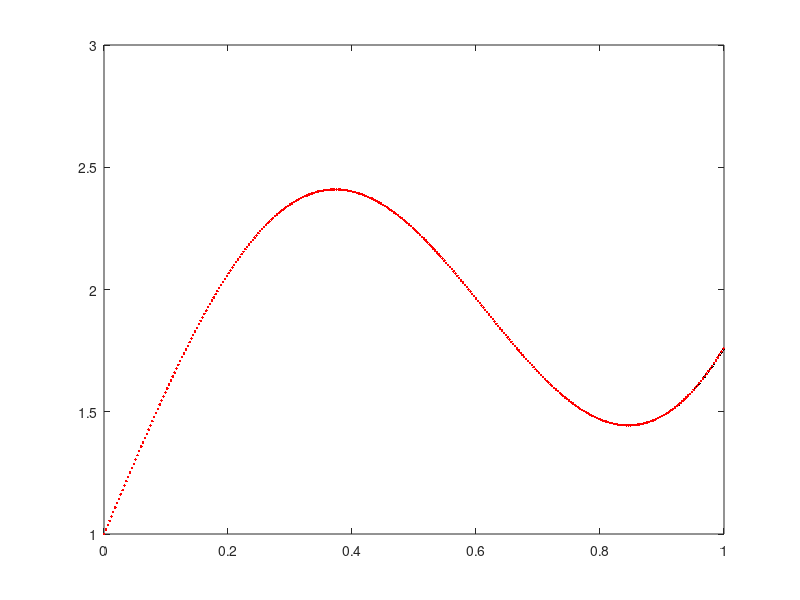
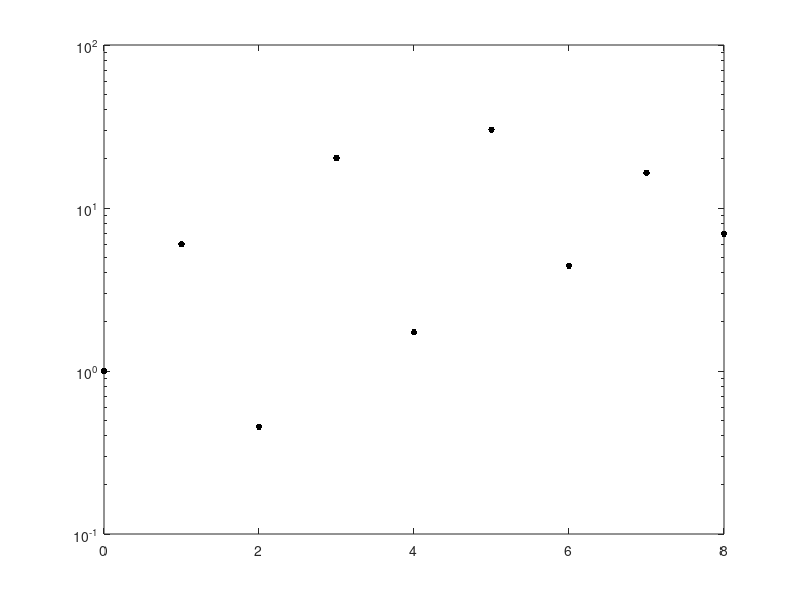
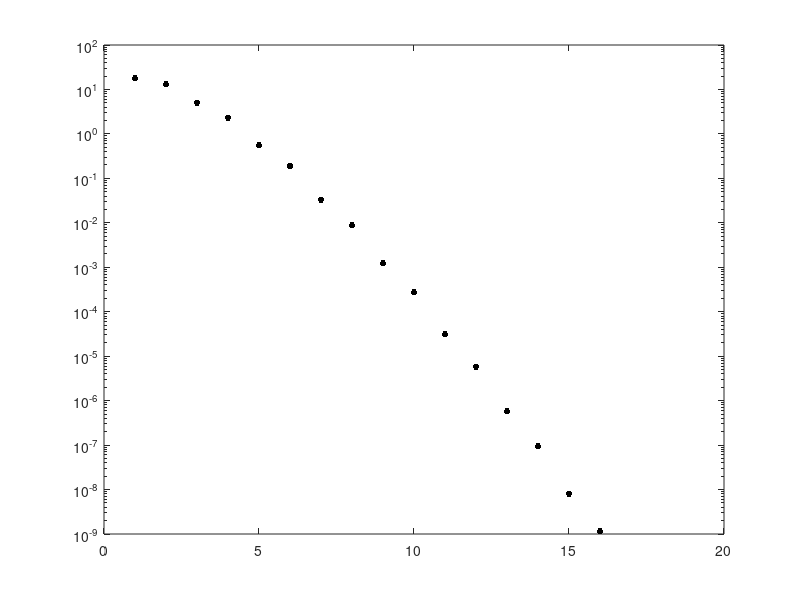

Here is the MATLAB script that generated these plots, in order:
f = @(x) exp(x) + sin(5*x);
% f = @(x) exp(abs(sin(x)).^3);


ttest = 0:0.003:1;

% Plot the function
figure(1)
clf
plot(ttest, f(ttest), 'k.');

%%
% Compute trig interpolant for fixed n and test accuracy
n = 8;
ts = (0:n)/(n+1);
vmat = ts(:).^(0:n);
[u,s,v] = svd(vmat);
ft = f(ts(:));
fcoefs = v*(inv(s)*(u'*ft));

% Plot the interpolant
amat = ttest(:).^(0:n);
ftest = amat*fcoefs(:); % Evaluate interpolant at test points
hold on;
plot(ttest,ftest,'r.')

% Evaluate interpolant using barycentric formula
wmat = log(abs(ts - ts.'));
wmat(isinf(wmat)) = 0;
bwts = 1./((-1).^(0:n).*exp(sum(wmat)));

ftest2 = zeros(size(ftest));

[tuse, ia] = setdiff(ttest, ts);
[t2, ia2, ib2] = intersect(ttest, ts);
ftest2(ia2) = ft(ib2);
aa = (ft.*bwts(:))./(tuse - ts.');
bb = bwts(:)./(tuse - ts.');
ftest2(ia) = sum(aa)./sum(bb);


% Test accuracy of interpolant

fex = f(ttest(:)); % Compute exact function values at test points
err_est = norm(ftest - fex);

% alternate test, using just the coefficients when exact function
% is not known
err_est2 = norm(fcoefs(end-1:end));

figure(2)
clf
semilogy(0:n,abs(fcoefs),'k.','MarkerSize',15)


%% Convergence plots

nvec = 1:1:16;
errs = zeros(size(nvec));
for i=1:length(nvec)
    n = nvec(i);
    ts = (0:n)/(n+1);
    vmat = ts(:).^(0:n);
    [u,s,v] = svd(vmat);
    ft = f(ts(:));
    fcoefs = v*(inv(s)*(u'*ft));
    amat = ttest(:).^(0:n);
    ftest = amat*fcoefs(:); % Evaluate interpolant at test points

    errs(i) = norm(ftest - fex);
end

figure(3)
clf
semilogy(nvec, errs, 'k.', 'MarkerSize',15);